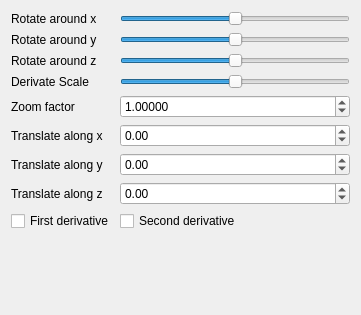
   <widget class="QWidget" name="layoutWidget">
    <property name="geometry">
     <rect>
      <x>3</x>
      <y>21</y>
      <width>361</width>
      <height>315</height>
     </rect>
    </property>
    <layout class="QFormLayout" name="formLayout">
     <item row="0" column="0">
      <widget class="QLabel" name="label">
       <property name="text">
        <string>Rotate around x</string>
       </property>
       <property name="buddy">
        <cstring>rotate_x_slider</cstring>
       </property>
      </widget>
     </item>
     <item row="0" column="1">
      <widget class="QSlider" name="rotate_x_slider">
       <property name="minimum">
        <number>-180</number>
       </property>
       <property name="maximum">
        <number>180</number>
       </property>
       <property name="orientation">
        <enum>Qt::Horizontal</enum>
       </property>
      </widget>
     </item>
     <item row="1" column="0">
      <widget class="QLabel" name="label_2">
       <property name="text">
        <string>Rotate around y</string>
       </property>
       <property name="buddy">
        <cstring>rotate_y_slider</cstring>
       </property>
      </widget>
     </item>
     <item row="1" column="1">
      <widget class="QSlider" name="rotate_y_slider">
       <property name="minimum">
        <number>-180</number>
       </property>
       <property name="maximum">
        <number>180</number>
       </property>
       <property name="orientation">
        <enum>Qt::Horizontal</enum>
       </property>
      </widget>
     </item>
     <item row="2" column="0">
      <widget class="QLabel" name="label_3">
       <property name="text">
        <string>Rotate around z</string>
       </property>
       <property name="buddy">
        <cstring>rotate_z_slider</cstring>
       </property>
      </widget>
     </item>
     <item row="2" column="1">
      <widget class="QSlider" name="rotate_z_slider">
       <property name="minimum">
        <number>-180</number>
       </property>
       <property name="maximum">
        <number>180</number>
       </property>
       <property name="orientation">
        <enum>Qt::Horizontal</enum>
       </property>
      </widget>
     </item>
     <item row="3" column="0">
      <widget class="QLabel" name="label_8">
       <property name="text">
        <string>Derivate Scale</string>
       </property>
      </widget>
     </item>
     <item row="3" column="1">
      <widget class="QSlider" name="derivatives_scale_slider">
       <property name="maximum">
        <number>200</number>
       </property>
       <property name="value">
        <number>100</number>
       </property>
       <property name="orientation">
        <enum>Qt::Horizontal</enum>
       </property>
      </widget>
     </item>
     <item row="4" column="0">
      <widget class="QLabel" name="label_4">
       <property name="text">
        <string>Zoom factor</string>
       </property>
       <property name="buddy">
        <cstring>zoom_factor_spin_box</cstring>
       </property>
      </widget>
     </item>
     <item row="4" column="1">
      <widget class="QDoubleSpinBox" name="zoom_factor_spin_box">
       <property name="toolTip">
        <string/>
       </property>
       <property name="decimals">
        <number>5</number>
       </property>
       <property name="minimum">
        <double>0.000100000000000</double>
       </property>
       <property name="maximum">
        <double>10000.000000000000000</double>
       </property>
       <property name="singleStep">
        <double>0.100000000000000</double>
       </property>
       <property name="value">
        <double>1.000000000000000</double>
       </property>
      </widget>
     </item>
     <item row="5" column="0">
      <widget class="QLabel" name="label_5">
       <property name="text">
        <string>Translate along x</string>
       </property>
       <property name="buddy">
        <cstring>trans_x_spin_box</cstring>
       </property>
      </widget>
     </item>
     <item row="5" column="1">
      <widget class="QDoubleSpinBox" name="trans_x_spin_box">
       <property name="minimum">
        <double>-100.000000000000000</double>
       </property>
       <property name="maximum">
        <double>100.000000000000000</double>
       </property>
       <property name="singleStep">
        <double>0.100000000000000</double>
       </property>
      </widget>
     </item>
     <item row="6" column="0">
      <widget class="QLabel" name="label_6">
       <property name="text">
        <string>Translate along y</string>
       </property>
       <property name="buddy">
        <cstring>trans_y_spin_box</cstring>
       </property>
      </widget>
     </item>
     <item row="6" column="1">
      <widget class="QDoubleSpinBox" name="trans_y_spin_box">
       <property name="minimum">
        <double>-100.000000000000000</double>
       </property>
       <property name="maximum">
        <double>100.000000000000000</double>
       </property>
       <property name="singleStep">
        <double>0.100000000000000</double>
       </property>
      </widget>
     </item>
     <item row="7" column="0">
      <widget class="QLabel" name="label_7">
       <property name="text">
        <string>Translate along z</string>
       </property>
       <property name="buddy">
        <cstring>trans_z_spin_box</cstring>
       </property>
      </widget>
     </item>
     <item row="7" column="1">
      <widget class="QDoubleSpinBox" name="trans_z_spin_box">
       <property name="minimum">
        <double>-100.000000000000000</double>
       </property>
       <property name="maximum">
        <double>100.000000000000000</double>
       </property>
       <property name="singleStep">
        <double>0.100000000000000</double>
       </property>
      </widget>
     </item>
     <item row="11" column="0" colspan="2">
      <spacer name="horizontalSpacer">
       <property name="orientation">
        <enum>Qt::Horizontal</enum>
       </property>
       <property name="sizeHint" stdset="0">
        <size>
         <width>40</width>
         <height>20</height>
        </size>
       </property>
      </spacer>
     </item>
     <item row="8" column="0">
      <widget class="QCheckBox" name="chb_first_der">
       <property name="text">
        <string>First derivative</string>
       </property>
       <property name="checked">
        <bool>false</bool>
       </property>
      </widget>
     </item>
     <item row="8" column="1">
      <widget class="QCheckBox" name="chb_second_der">
       <property name="text">
        <string>Second derivative</string>
       </property>
       <property name="checked">
        <bool>false</bool>
       </property>
      </widget>
     </item>
    </layout>
   </widget>
